Frame 1 (no input): blank canvas, image omitted
Frame 60 (the mouse pressed at the canvas centre just before this capture): blank canvas, image omitted
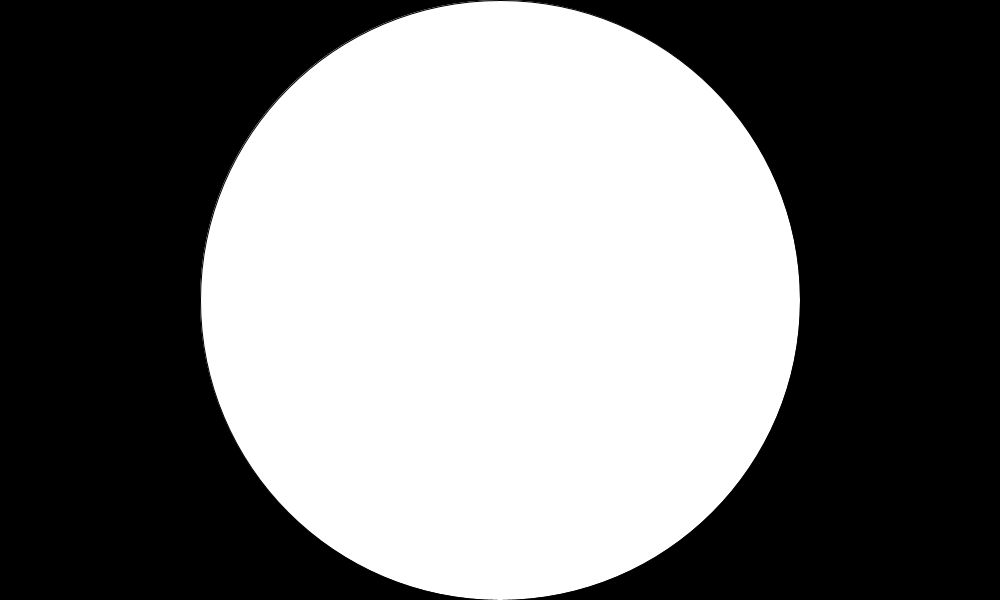
Frame 120 (the mouse held since frame 60 and released just before this capture)

The Processing sketch whose frames 1 and 60 were blank and that drew this single picture after the mouse press (run headless with seeded random() and noise(); from frame 60 on, the mouse is pressed at the canvas centre):

// Processing sketch: exo3_arraylist
// ── exo3_arraylist.pde
//Contsantes globales
final color BLANC = color(255);

//Declaration de la liste
ArrayList<pastille>listePastille = new ArrayList<pastille>();

//Variables globales
float taillePastille = 100;



void setup() {
  size(1000, 600);
}

void draw() {
  background(0);
  for (pastille nouvellePastille : listePastille) {
    nouvellePastille.dessiner();
  }
}
void mousePressed() {
  float minR = mouseX;
  float d;
  if (width-mouseX < minR) {
    minR = width-mouseX;
  }
  if (mouseY < minR) {
    minR = mouseY;
  }
  if (height-mouseY < minR) {
    minR = height-mouseY;
  }
  for (pastille nouvellePastille : listePastille) {
    d = dist(mouseX, mouseY, nouvellePastille.x, nouvellePastille.y)-nouvellePastille.r;
    if (d < 0) {
      return;
    }
    if (d < minR) {
      minR = d;
    }
  }
  pastille nouvellePastille = new pastille(mouseX, mouseY, minR);
  listePastille.add(nouvellePastille);
}

// ── pastille.pde
class pastille {
  float x, y, r;
  
  //Constructeur
  pastille(float ellipseX, float ellipseY, float ellipseR) {
    x = ellipseX;
    y = ellipseY;
    r = ellipseR;
  }
  void dessiner() {
    fill(BLANC);
    ellipse(x, y, r*2, r*2);
  }
}
